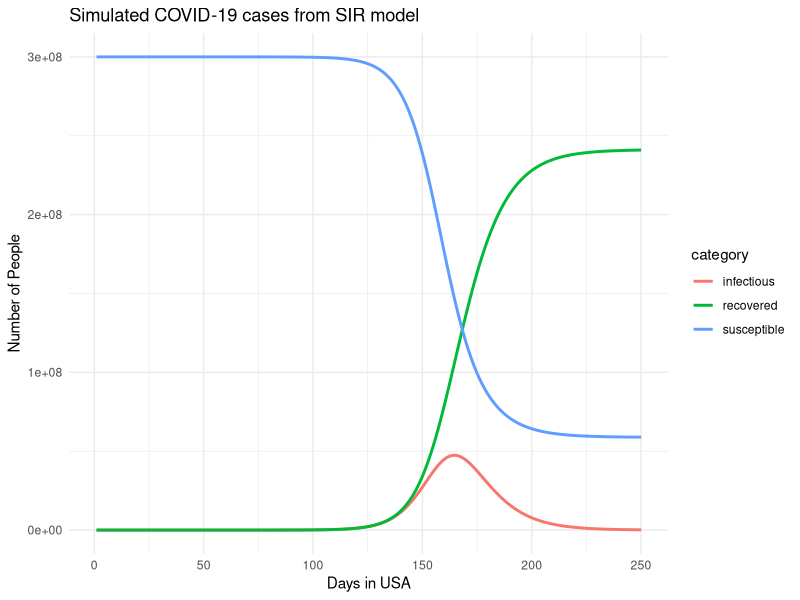
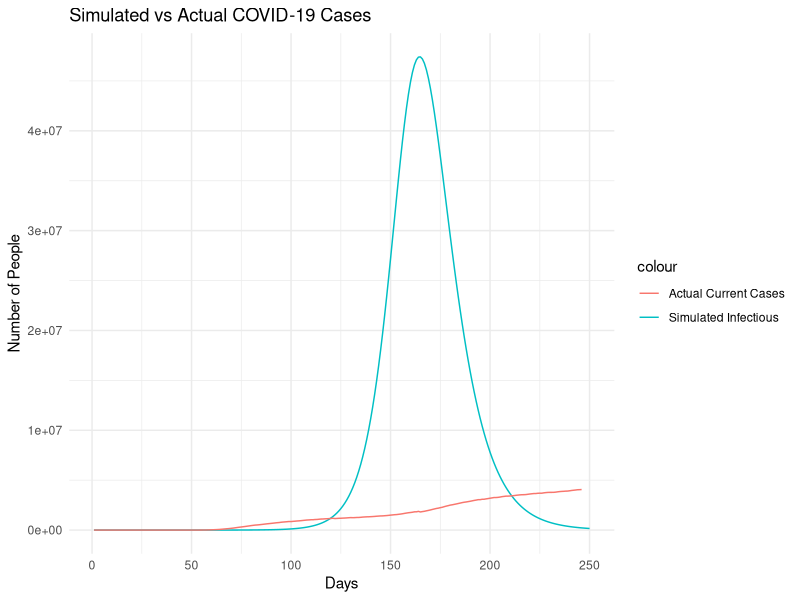
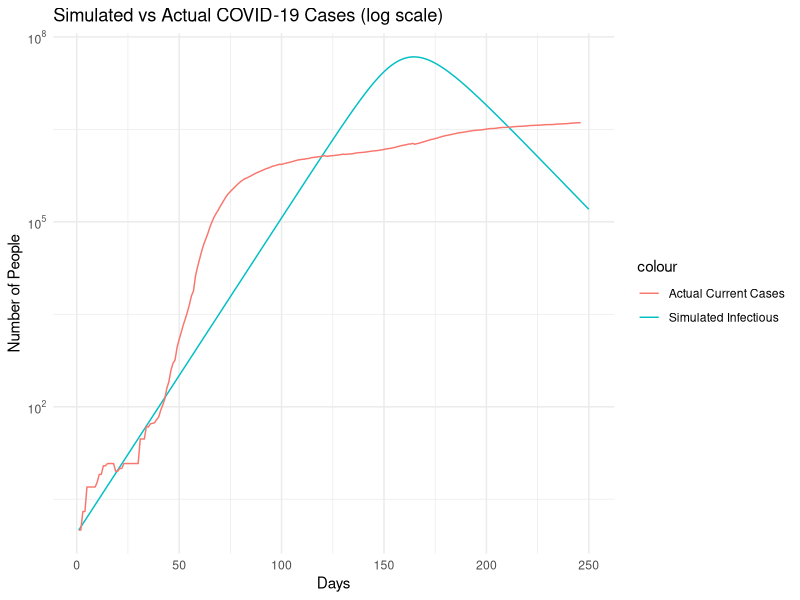

Source code (R) for these figures, in order:
## ---- chunk 1
# DO NOT ALTER THIS CHUNK
knitr::opts_chunk$set(
  echo = TRUE,
  eval = TRUE,
  fig.width = 5,
  fig.asp = 0.618,
  dpi = 120,
  fig.align = "center",
  cache = FALSE
)
# Load required packages
suppressPackageStartupMessages(library(tidyverse))
suppressPackageStartupMessages(library(scales))
covid_real <- read_csv("covid_counts.csv")
## ---- chunk 2
days_range <- 1:250
## ---- chunk 3
susceptible <- 300000000
infectious  <- 1
recovered   <- 0
## ---- chunk 4
beta  <- 0.25
gamma <- 0.125
N     <- 300000001

for(day in 2:250){
  susceptible[day] <- susceptible[day - 1] - (beta  * susceptible[day - 1] * infectious[day - 1]) / N
  infectious[day]  <- infectious[day - 1]  + (beta  * susceptible[day - 1] * infectious[day - 1]) / N - (gamma * infectious[day - 1])
  recovered[day]   <- recovered[day - 1]   + (gamma * infectious[day - 1])
}
## ---- chunk 5
library(tibble)

covid_sim <- tibble(
  day        = days_range,
  susceptible = susceptible,
  infectious  = infectious,
  recovered   = recovered
)
## ---- chunk 6
library(ggplot2)
library(tidyr)

covid_long <- covid_sim %>%
  pivot_longer(cols = c(susceptible, infectious, recovered),
               names_to = "category",
               values_to = "count")

ggplot(covid_long, aes(x = day, y = count, color = category)) +
  geom_line(size = 1) +
  labs(
    title = "Simulated COVID-19 cases from SIR model",
    x = "Days in USA",
    y = "Number of People"
  ) +
  theme_minimal()
## ---- chunk 7
library(ggplot2)

ggplot() +
  geom_line(data = covid_sim, aes(x = day, y = infectious, color = "Simulated Infectious")) +
  geom_line(data = covid_real, aes(x = days_in_country, y = current_cases, color = "Actual Current Cases")) +
  labs(
    title = "Simulated vs Actual COVID-19 Cases",
    x = "Days",
    y = "Number of People"
  ) +
  theme_minimal()
## ---- chunk 8
library(ggplot2)
library(scales)

ggplot() +
  geom_line(data = covid_sim, aes(x = day, y = infectious, color = "Simulated Infectious")) +
  geom_line(data = covid_real, aes(x = days_in_country, y = current_cases, color = "Actual Current Cases")) +
  labs(
    title = "Simulated vs Actual COVID-19 Cases (log scale)",
    x = "Days",
    y = "Number of People"
  ) +
  theme_minimal() +
  scale_y_log10(labels = trans_format("log10", math_format(10^.x)))
